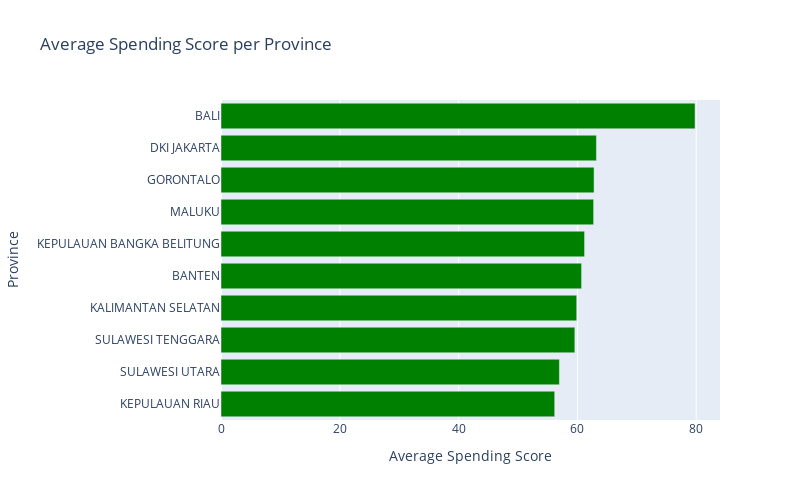

Notebook code cell kept with this figure:
### Code cell
average_spending_per_generation = customer_merge.groupby('province')['Spending_Score'].mean().sort_values().reset_index().tail(10)

# Bar chart for average Spending Score per generation using Plotly
spending_per_province_plot = px.bar(average_spending_per_generation, x='Spending_Score', y='province', title='Average Spending Score per Province',
             color_discrete_sequence=['green'])

# Customize the layout if needed
spending_per_province_plot.update_layout(
    xaxis_title='Average Spending Score',
    yaxis_title='Province',
    width=800,
    height=500
)

# Show the plot
spending_per_province_plot

### Figure 1 — Plotly figure (JSON) as saved in the notebook; plotly's stock layout.template omitted (floating-point values rounded to 4 significant figures)
{"data": [{"alignmentgroup": "True", "hovertemplate": "Spending_Score=%{x}<br>province=%{y}<extra></extra>", "legendgroup": "", "marker": {"color": "green", "pattern": {"shape": ""}}, "name": "", "offsetgroup": "", "orientation": "h", "showlegend": false, "textposition": "auto", "type": "bar", "x": [56.18, 56.96, 59.56, 59.88, 60.7, 61.2, 62.73, 62.8, 63.2, 79.8], "xaxis": "x", "y": ["KEPULAUAN RIAU", "SULAWESI UTARA", "SULAWESI TENGGARA", "KALIMANTAN SELATAN", "BANTEN", "KEPULAUAN BANGKA BELITUNG", "MALUKU", "GORONTALO", "DKI JAKARTA", "BALI"], "yaxis": "y"}], "layout": {"barmode": "relative", "height": 500, "legend": {"tracegroupgap": 0}, "title": {"text": "Average Spending Score per Province"}, "width": 800, "xaxis": {"anchor": "y", "domain": [0, 1], "title": {"text": "Average Spending Score"}}, "yaxis": {"anchor": "x", "domain": [0, 1], "title": {"text": "Province"}}}}
